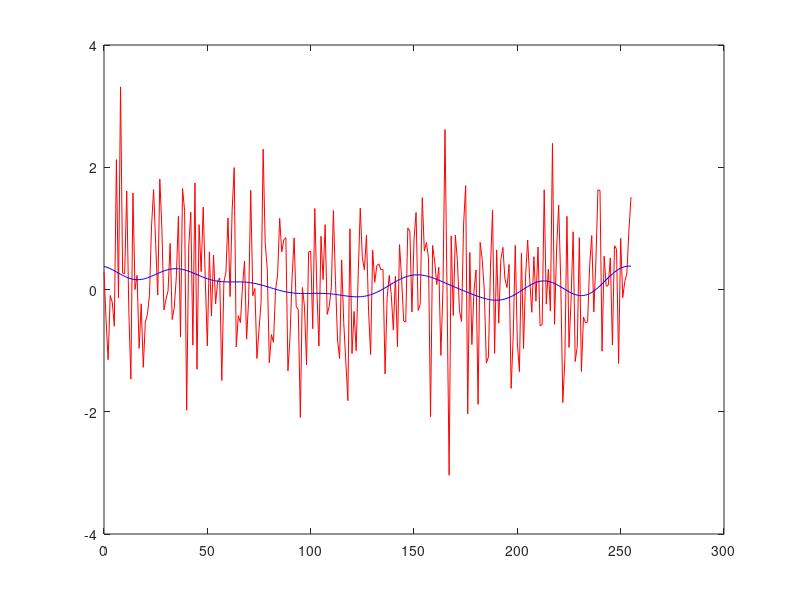

The MATLAB script that drew this image:
x = randn(1,256);
X = fft(x);
Xlpf = X;

for k=9:248
    Xlpf(1,k)=0;
end

xlpf = real(ifft(Xlpf));
t = 0:1:255;

plot(t,x,'color','r'); hold on;
plot(t,xlpf,'color','b');